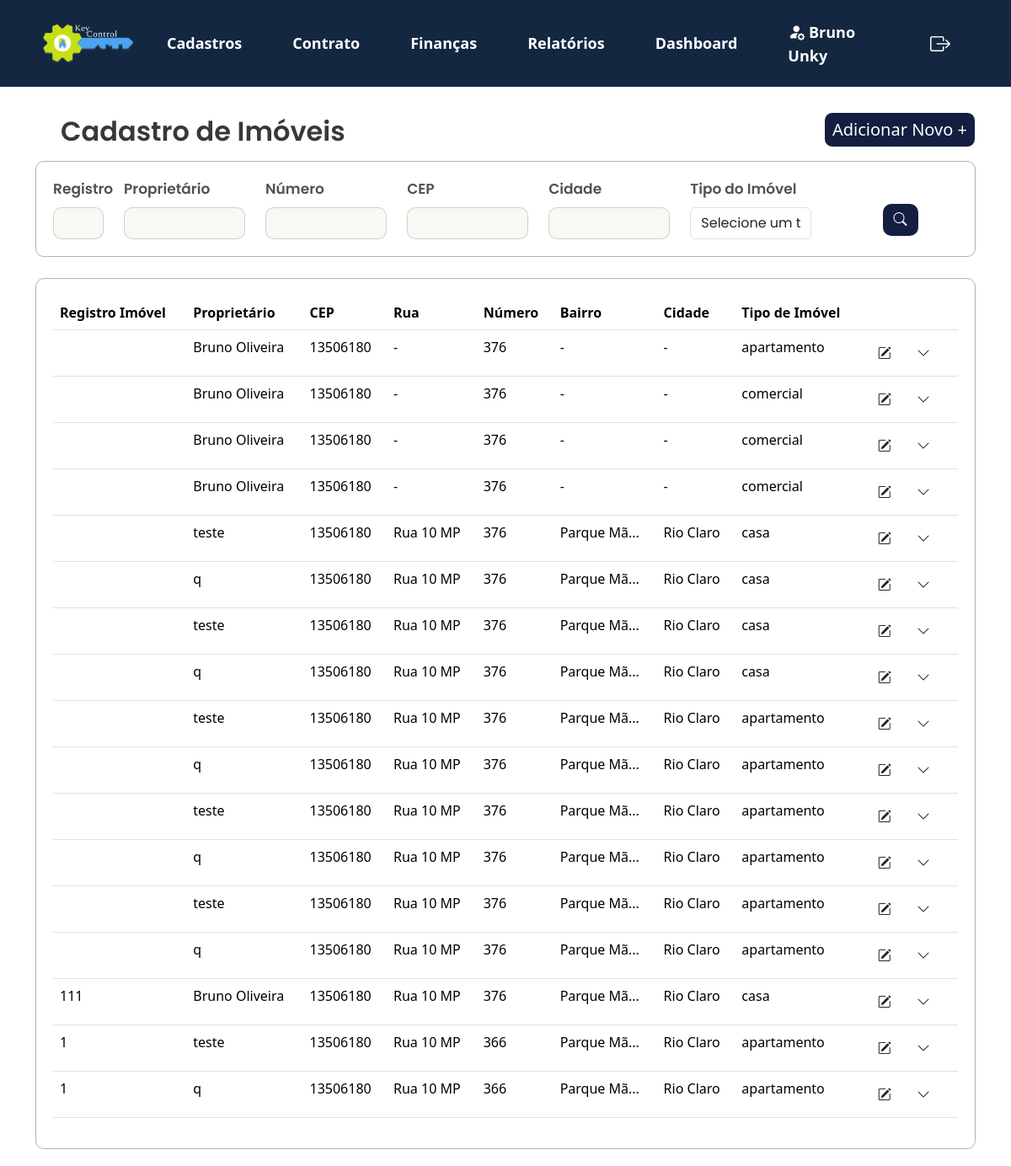
The app's page /KeyControl/projeto/views/lista_imovel.php (signed in) with its own data.
### tables this page shows
CREATE TABLE `cadastro_imovel` (
  `id` int(11) NOT NULL,
  `cpf_cnpj_proprietario` varchar(20) NOT NULL,
  `tipo_imovel` varchar(50) NOT NULL,
  `quantidade_quartos` int(11) DEFAULT NULL,
  `quantidade_banheiros` int(11) DEFAULT NULL,
  `quantidade_vagas` int(11) DEFAULT NULL,
  `area_total` decimal(10,2) DEFAULT NULL,
  `cep` varchar(10) DEFAULT NULL,
  `rua` varchar(100) DEFAULT NULL,
  `numero` varchar(10) DEFAULT NULL,
  `bairro` varchar(50) DEFAULT NULL,
  `cidade` varchar(50) DEFAULT NULL,
  `estado` varchar(50) DEFAULT NULL,
  `pais` varchar(50) DEFAULT NULL,
  `registro_imovel` varchar(50) DEFAULT NULL,
  `registro_agua` varchar(50) DEFAULT NULL,
  `valor_aluguel` float DEFAULT NULL,
  `taxa_aluguel` float DEFAULT NULL,
  `valor_venda` float DEFAULT NULL,
  `taxa_venda` float DEFAULT NULL,
  `complemento` varchar(255) DEFAULT NULL
);

CREATE TABLE `cadastro_cliente` (
  `id` int(11) NOT NULL,
  `nome` varchar(100) NOT NULL,
  `cpf_cnpj` varchar(20) NOT NULL,
  `rg_ie` varchar(20) DEFAULT NULL,
  `data_nascimento_fundacao` date DEFAULT NULL,
  `telefone` varchar(20) DEFAULT NULL,
  `email` varchar(100) DEFAULT NULL,
  `estado_civil` varchar(20) DEFAULT NULL,
  `nacionalidade` varchar(50) DEFAULT NULL,
  `profissao` varchar(50) DEFAULT NULL,
  `cep` varchar(10) DEFAULT NULL,
  `rua` varchar(100) DEFAULT NULL,
  `numero` varchar(10) DEFAULT NULL,
  `bairro` varchar(50) DEFAULT NULL,
  `cidade` varchar(50) DEFAULT NULL,
  `estado` varchar(50) DEFAULT NULL,
  `pais` varchar(50) DEFAULT NULL,
  `locador` tinyint(1) DEFAULT 0,
  `locatario` tinyint(1) DEFAULT 0,
  `fiador` tinyint(1) DEFAULT 0,
  `complemento` varchar(255) DEFAULT NULL
);

### KeyControl/projeto/app/controllers/filtros_imovel.php (called while the page is built, shortened)
<?php
include '../app/controllers/db_conexao.php';
function buildQuery($registro_imovel, $cpf_cnpj_proprietario, $tipo_imovel, $cep, $rua, $bairro, $cidade) {
    $sql = "SELECT imovel.*, cliente.nome
            FROM cadastro_imovel imovel
            INNER JOIN cadastro_cliente cliente
                ON imovel.cpf_cnpj_proprietario = cliente.cpf_cnpj";
    $conditions = [];
    $params = [];
    return [$sql, $params];
}
$registro_imovel = $_POST['registro_imovel'] ?? '';
$cpf_cnpj_proprietario = $_POST['cpf_cnpj_proprietario'] ?? '';
$tipo_imovel = $_POST['tipo_imovel'] ?? '';
$cep = $_POST['cep'] ?? '';
$rua = $_POST['rua'] ?? '';
$bairro = $_POST['bairro'] ?? '';
$cidade = $_POST['cidade'] ?? '';
list($sql, $params) = buildQuery($registro_imovel, $cpf_cnpj_proprietario, $tipo_imovel, $cep, $rua, $bairro, $cidade);
try {
    if ($pdo) {
        $stmt = $pdo->prepare($sql);
        $stmt->execute($params);
        $result = $stmt->fetchAll(PDO::FETCH_ASSOC);
    } else {
        throw new Exception("Erro na conexão com o banco de dados.");
    }
} catch (Exception $e) {
    echo "Erro na execução da consulta: " . $e->getMessage();
}
?>

### KeyControl/projeto/views/lista_imovel.php (the view, shortened to what this page needs)
<?php
    include_once '../app/controllers/filtros_imovel.php';
    ?>
<!DOCTYPE html>
<html lang="pt-br">
<head>
    <link href="https://cdn.jsdelivr.net/npm/bootstrap@5.3.3/dist/css/bootstrap.min.css" rel="stylesheet">
    <link rel="stylesheet" href="../public/assets/js/menu.js">
    <link rel="stylesheet" href="https://cdn.jsdelivr.net/npm/bootstrap-icons@1.10.5/font/bootstrap-icons.css">
    <link rel="stylesheet" type="text/css" href="../public/assets/css/style2.css">
</head>
<body>
<?php include 'navbar.php';?>
<section>
    <div class="container">
        <div class="d-flex justify-content-between align-items-center mb-3">
            <h2 class="mb-0">Cadastro de Imóveis</h2>
            <a href="../views/cadastro_imovel.php" class="button_adicionarnovo">Adicionar Novo +</a>
        </div>
    </div>
    <div class="container">
        <form method="POST" action="">
            <div class="filtros-container">
                <div class="row g-12">
                    <div class="col-md-1">
                        <label for="registro_imovel" class="form-label">Registro</label>
                        <input type="text" id="registro_imovel" class="form-control" name="registro_imovel" value="<?= htmlspecialchars($_POST['registro_imovel'] ?? '') ?>">
                    </div>
                    <div class="col-md-2">
                        <label for="cpf_cnpj_proprietario" class="form-label">Proprietário</label>
                            <input type="text" id="cpf_cnpj_proprietario" class="form-control" name="cpf_cnpj_proprietario" value="<?= htmlspecialchars($_POST['cpf_cnpj_proprietario'] ?? '') ?>">
                    </div>
                    <div class="col-md-2">
                        <label for="numero" class="form-label">Número</label>
                        <input type="text" id="numero" class="form-control" name="numero" value="<?= htmlspecialchars($_POST['numero'] ?? '') ?>">
                    </div>
                    <div class="col-md-2">
                        <label for="cep" class="form-label">CEP</label>
                        <input type="text" id="cep" class="form-control" name="cep" value="<?= htmlspecialchars($_POST['cep'] ?? '') ?>">
                    </div>
                    <div class="col-md-2">
                        <label for="cidade" class="form-label">Cidade</label>
                        <input type="text" id="cidade" class="form-control" name="cidade" value="<?= htmlspecialchars($_POST['cidade'] ?? '') ?>">
                    </div>
                    <div class="col-md-2">
                        <label for="tipo_imovel" class="mb-2">Tipo do Imóvel</label>
                        <div class="position-relative">
                            <select class="form-control" name="tipo_imovel" id="tipo_imovel" onchange="checkSelection('tipo_imovel')">
                                <option value="" disabled <?= !isset($_POST['tipo_imovel']) ? 'selected' : '' ?>>Selecione um tipo</option>
                            </select>
                        </div>
                    </div>
                </div>
                <div class="col-md-1">
                    <button class="btn btn-buscar" type="submit">
                        <i class="bi bi-search"></i>
                    </button>
                </div>
                </div>
            </div>
</section>
<section>
    <div class="container">
        <div class="card_relatório">
            <table class="table table-hover">
                <thead>
                    <tr>
                        <th>Registro Imóvel</th>
                        <th>Proprietário</th>
                        <th>CEP</th>
                        <th>Rua</th>
                        <th>Número</th>
                        <th>Bairro</th>
                        <th>Cidade</th>
                        <th>Tipo de Imóvel</th>
                        <th></th>
                    </tr>
                </thead>
                <tbody>
                <?php
                if (isset($result) && count($result) > 0) {
                    foreach ($result as $row) {
                        $bairro = htmlspecialchars($row['bairro'] ?? '-');
                        $bairro_resumido = htmlspecialchars(substr($bairro, 0, 10) . (strlen($bairro) > 10 ? '...' : ''));
                        echo "<tr>
                                <td>" . htmlspecialchars($row['registro_imovel']) . "</td>
                                <td>" . htmlspecialchars($row['nome'] ?? '-') . "</td>
                                <td>" . htmlspecialchars($row['cep'] ?? '-') . "</td>
                                <td>" . htmlspecialchars($row['rua'] ?? '-') . "</td>
                                <td>" . htmlspecialchars($row['numero'] ?? '-') . "</td>
                                <td title='$bairro'>$bairro_resumido</td>
                                <td>" . htmlspecialchars($row['cidade'] ?? '-') . "</td>
                                <td>" . htmlspecialchars($row['tipo_imovel'] ?? '-') . "</td>
                                <td>
                                    <button class='btn' onclick='editRecord(" . htmlspecialchars($row['id']) . ")'>
                                        <i class='bi bi-pencil-square'></i>
                                    </button>
                                    <button class='btn' onclick='toggleSubMenu(this)'>
                                        <i class='bi bi-chevron-down'></i>
                                    </button>
                                    <div class='submenu' style='display: none;'>
                                        <div class='submenu-options'>
                                            <button class='imprimir' onclick='printInfo(" . htmlspecialchars($row['id']) . ")'>
                                                <i class='bi bi-printer'></i> Imprimir
                                            </button>
                                            <button class='email' onclick='sendEmail(\"" . addslashes(htmlspecialchars($row["email"] ?? '')) . "\")'>
                                                <i class='bi bi-envelope'></i> E-mail
                                            </button>
                                            <button class='excluir' onclick='deleteRecord(" . htmlspecialchars($row['id']) . ")'>
                                                <i class='bi bi-trash'></i> Excluir
                                            </button>
                                        </div>
                                    </div>
                                </td>
                            </tr>";
                    }
                } else {
                    echo "<tr><td colspan='8'>Nenhum registro encontrado</td></tr>";
                }
                ?>
                </tbody>
            </table>
        </div>
    </div>
</section>
</body>
</html>

### KeyControl/projeto/public/assets/css/style2.css (style rules this page uses)
h2 { font-family: "Poppins", sans-serif; font-weight: 600; font-style: normal; color: #383838; margin: 30px; }
form { font-family: "Poppins", sans-serif; font-style: normal; font-weight: 600; font-size: 17px; color: rgb(82, 80, 80); }
input.form-control { background-color: #F7F9F2; color: #333; border: 0px; }
h2.mb-0 { margin-block: auto; }
.filtros-container input.form-control { border: 1px solid #3838383b; border-radius: 10px; }
.filtros-container { width: auto; height: auto; border: 1px solid #38383862; border-radius: 10px; padding: 20px; display: flex; }
.filtros-container .btn-buscar { margin-top: 30px; }
.btn-buscar { background-color: #131E41; color: white; border-radius: 10px; }
.card_relatório { width: auto; height: auto; border: 1px solid #38383862; border-radius: 10px; margin-top: 25px; margin-bottom: 20px; padding: 20px; }
.button_adicionarnovo { border: 1px solid; border-radius: 10px; background-color: #131E41; width: 180px; height: 42px; align-items: center; display: flex; justify-content: center; align-items: center; text-align: center; color: #ffffff; font-size: 20px; text-decoration: none; }

### records on screen
cadastro_imovel: cadastro_cliente.nome "Bruno Oliveira", cep "13506180", rua "-", numero "376", bairro "-", cidade "-", tipo_imovel "apartamento"
cadastro_imovel: cadastro_cliente.nome "Bruno Oliveira", cep "13506180", rua "-", numero "376", bairro "-", cidade "-", tipo_imovel "comercial"
cadastro_imovel: cadastro_cliente.nome "Bruno Oliveira", cep "13506180", rua "-", numero "376", bairro "-", cidade "-", tipo_imovel "comercial"
cadastro_imovel: cadastro_cliente.nome "Bruno Oliveira", cep "13506180", rua "-", numero "376", bairro "-", cidade "-", tipo_imovel "comercial"
cadastro_imovel: cadastro_cliente.nome "teste", cep "13506180", rua "Rua 10 MP", numero "376", bairro "Parque Mã...", cidade "Rio Claro", tipo_imovel "casa", cadastro_cliente.nome "q"
cadastro_imovel: cadastro_cliente.nome "teste", cep "13506180", rua "Rua 10 MP", numero "376", bairro "Parque Mã...", cidade "Rio Claro", tipo_imovel "casa", cadastro_cliente.nome "q"
cadastro_imovel: cadastro_cliente.nome "teste", cep "13506180", rua "Rua 10 MP", numero "376", bairro "Parque Mã...", cidade "Rio Claro", tipo_imovel "apartamento", cadastro_cliente.nome "q"
cadastro_imovel: cadastro_cliente.nome "teste", cep "13506180", rua "Rua 10 MP", numero "376", bairro "Parque Mã...", cidade "Rio Claro", tipo_imovel "apartamento", cadastro_cliente.nome "q"
cadastro_imovel: cadastro_cliente.nome "teste", cep "13506180", rua "Rua 10 MP", numero "376", bairro "Parque Mã...", cidade "Rio Claro", tipo_imovel "apartamento", cadastro_cliente.nome "q"
cadastro_imovel: registro_imovel "111", cadastro_cliente.nome "Bruno Oliveira", cep "13506180", rua "Rua 10 MP", numero "376", bairro "Parque Mã...", cidade "Rio Claro", tipo_imovel "casa"
cadastro_imovel: registro_imovel "1", cadastro_cliente.nome "teste", cep "13506180", rua "Rua 10 MP", numero "366", bairro "Parque Mã...", cidade "Rio Claro", tipo_imovel "apartamento", cadastro_cliente.nome "q"

### other values on screen
$_SESSION['user_name'] "Bruno Unky"
